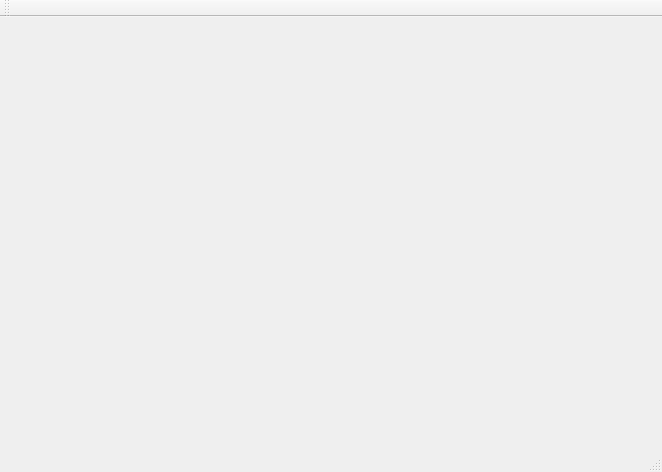
<?xml version="1.0" encoding="UTF-8"?>
<ui version="4.0">
 <class>MainWindow</class>
 <widget class="QMainWindow" name="MainWindow">
  <property name="geometry">
   <rect>
    <x>0</x>
    <y>0</y>
    <width>662</width>
    <height>472</height>
   </rect>
  </property>
  <property name="windowTitle">
   <string>MainWindow</string>
  </property>
  <widget class="QWidget" name="centralWidget"/>
  <widget class="QMenuBar" name="menuBar">
   <property name="geometry">
    <rect>
     <x>0</x>
     <y>0</y>
     <width>662</width>
     <height>23</height>
    </rect>
   </property>
  </widget>
  <widget class="QToolBar" name="mainToolBar">
   <attribute name="toolBarArea">
    <enum>TopToolBarArea</enum>
   </attribute>
   <attribute name="toolBarBreak">
    <bool>false</bool>
   </attribute>
  </widget>
  <widget class="QStatusBar" name="statusBar"/>
 </widget>
 <layoutdefault spacing="6" margin="11"/>
 <resources/>
 <connections/>
</ui>
